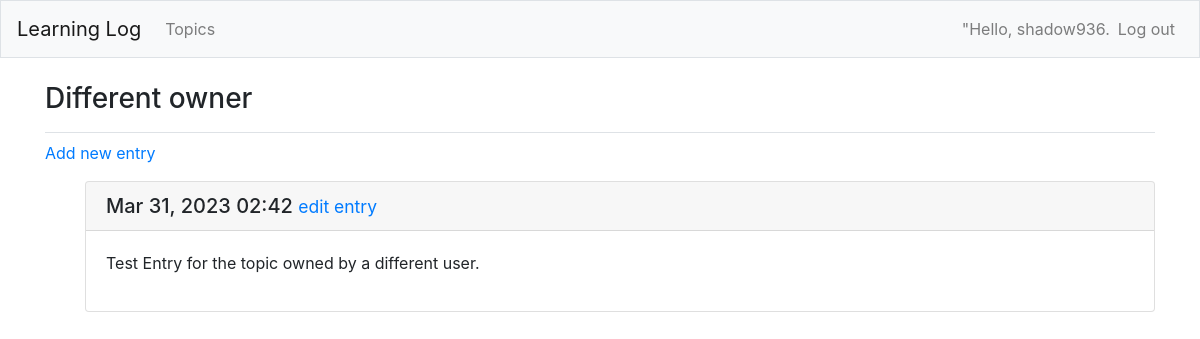
Page /topics/4/ (signed in) on the committed database.
### learning_logs/models.py (models this page shows, shortened)
class Topic(models.Model):
    text = models.CharField(max_length=200)
    date_added = models.DateTimeField(auto_now_add=True)
    owner = models.ForeignKey(User, on_delete=models.CASCADE)
    def __str__(self):
        return self.text

class Entry(models.Model):
    topic = models.ForeignKey(Topic, on_delete=models.CASCADE)
    text = models.TextField()
    date_added = models.DateTimeField(auto_now_add=True)
    class Meta:
        verbose_name_plural = "entries"

### learning_logs/views.py (the view)
# urls.py: path("topics/<int:topic_id>/", views.topic, name="topic"),
@login_required
def topic(request, topic_id):
    topic = Topic.objects.get(id=topic_id)
    check_topic_owner(topic, request)
    entries = topic.entry_set.order_by("-date_added")
    context = {"topic": topic, "entries": entries}
    return render(request, "learning_logs/topic.html", context)

### learning_logs/views.py (called while the page is built)
def check_topic_owner(topic, request):
    if topic.owner != request.user:
        raise Http404

### learning_logs/templates/learning_logs/topic.html
{% extends "learning_logs/base.html" %}
{% block page_header %}
    <h3>{{ topic }}</h3>
{% endblock page_header %}
{% block content %}
    <p>
        <a href="{% url 'learning_logs:new_entry' topic.id %}">Add new entry</a>
    </p>
    <ul>
    {% for entry in entries %}
        <div class="card mb-3">
            <h5 class="card-header">
                {{ entry.date_added|date:"M d, Y H:i" }}
                <small><a href="{% url 'learning_logs:edit_entry' entry.id %}">
                    edit entry</a></small>
            </h5>
            <div class="card-body">
                {{ entry.text|linebreaks }}
            </div>
        </div>
    {% empty %}
        <p>There are no entries for this topic yet.</p>
    {% endfor %}
{% endblock content %}

### learning_logs/templates/learning_logs/base.html (shortened to what this page needs)
{% load bootstrap4 %}
<!doctype html>
<html lang="en">
<head>
    {% bootstrap_css %}
</head>
<body>
    <nav class="navbar navbar-expand-md navbar-light bg-light mb-4 border">
        <a class="navbar-brand" href="{% url 'learning_logs:index'%}">
            Learning Log</a>
        <div class="collapse navbar-collapse" id="navbarCollapse">
            <ul class="navbar-nav mr-auto">
                <li class="nav-item">
                    <a class="nav-link" href="{% url 'learning_logs:topics'%}">
                        Topics</a></li>
            </ul>
            <ul class="navbar-nav ml-auto">
                {% if user.is_authenticated %}
                    <li class="nav-item">
                        <span class="navbar-text">"Hello, {{ user.username }}.</span>
                    </li>
                    <li class="nav-item">
                        <a class="nav-link" href="{% url 'users:logout' %}">Log out</a>
                    </li>
                {% endif %}
            </ul>
        </div>
    </nav>
    <main role="main" class="container">
        <div class="pb-2 mb-2 border-bottom">
            {% block page_header %}{% endblock page_header %}
        </div>
        <div>
            {% block content %}{% endblock content %}
        </div>
    </main>
</body>
</html>

### rows in the picture
Topic: text "Different owner"
Entry: date_added "Mar 31, 2023 02:42", text "Test Entry for the topic owned by a different user."

### other values in the picture
{{ user.username }} "shadow936"
